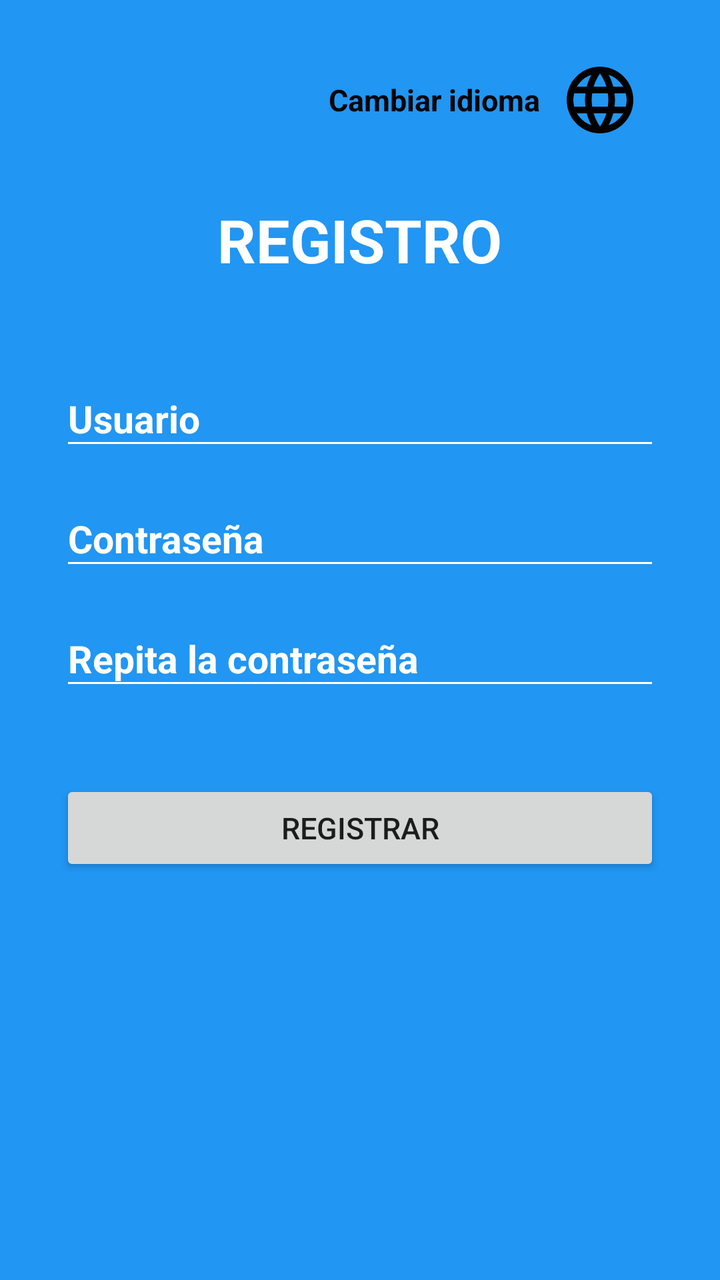
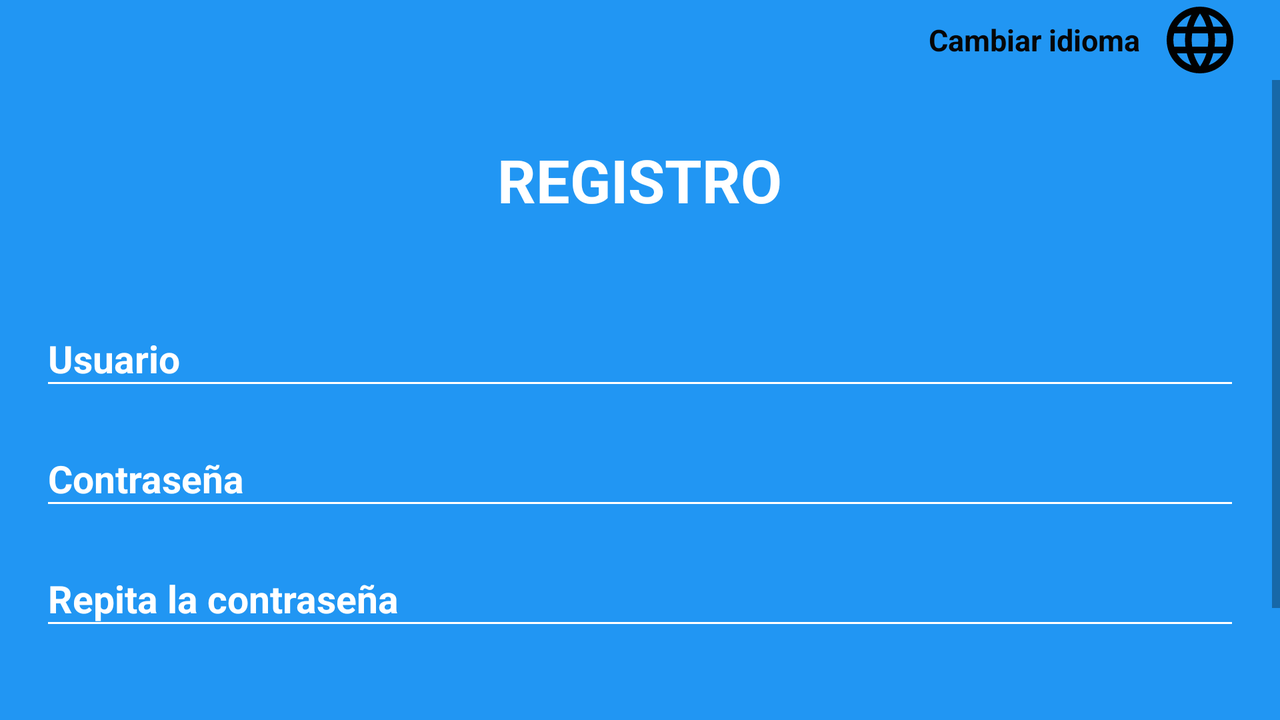

First picture: res/layout/ on a phone held upright. Second picture: the repository's own variant of that layout, on a device whose configuration matches the variant's folder. Source for both follows.
<!-- AndroidManifest.xml: application theme Theme.AppCompat.Light.NoActionBar -->
<!-- res/layout/activity_registro.xml -->
<?xml version="1.0" encoding="utf-8"?>
<LinearLayout xmlns:android="http://schemas.android.com/apk/res/android"
    xmlns:app="http://schemas.android.com/apk/res-auto"
    xmlns:tools="http://schemas.android.com/tools"
    android:layout_width="match_parent"
    android:layout_height="match_parent"
    tools:context=".views.Registro"
    android:orientation="vertical"
    android:background="@color/colorPrimary"
    android:padding="30dp">

    <LinearLayout
        android:layout_width="wrap_content"
        android:layout_height="wrap_content"
        android:layout_gravity="top|end"
        android:orientation="horizontal"
        android:paddingEnd="10dp">

        <TextView
            android:layout_width="wrap_content"
            android:layout_height="wrap_content"
            android:text="@string/cambiarIdioma_iniciarSesion"
            android:textColor="@color/negro"
            android:textSize="15sp"
            android:textStyle="bold"
            android:paddingRight="10dp"
            android:layout_gravity="center"/>

        <ImageView
            android:layout_width="wrap_content"
            android:layout_height="wrap_content"
            android:src="@drawable/ic_idioma_iniciarsesion"
            android:onClick="cambiarIdiomaAjustes"/>
    </LinearLayout>

    <RelativeLayout
        android:layout_width="match_parent"
        android:layout_height="100dp"
        android:layout_gravity="center"
        android:gravity="center">
        <TextView
            android:layout_width="wrap_content"
            android:layout_height="wrap_content"
            android:theme="@style/tituloRegistro"
            android:layout_gravity="center"
            android:text="@string/registro_titulo"
            android:textStyle="bold"/>
    </RelativeLayout>


    

    <com.google.android.material.textfield.TextInputLayout
        android:layout_width="match_parent"
        android:layout_height="wrap_content"
        app:hintTextAppearance="@style/editTextBlancoRegistro"
        android:theme="@style/editTextBlancoRegistro">
        <com.google.android.material.textfield.TextInputEditText
            android:layout_width="match_parent"
            android:layout_height="wrap_content"
            android:id="@+id/registroUsername"
            android:hint="@string/hint_usuario"
            android:textStyle="bold"
            android:textColor="@color/textIcons"/>
    </com.google.android.material.textfield.TextInputLayout>

    

    <com.google.android.material.textfield.TextInputLayout
        android:layout_width="match_parent"
        android:layout_height="wrap_content"
        app:hintTextAppearance="@style/editTextBlancoRegistro"
        android:theme="@style/editTextBlancoRegistro">
        <com.google.android.material.textfield.TextInputEditText
            android:layout_width="match_parent"
            android:layout_height="wrap_content"
            android:id="@+id/registroContrasena"
            android:hint="@string/hint_contrasena"
            android:textStyle="bold"
            android:textColor="@color/textIcons"
            android:inputType="textPassword"/>
    </com.google.android.material.textfield.TextInputLayout>

    <com.google.android.material.textfield.TextInputLayout
        android:layout_width="match_parent"
        android:layout_height="wrap_content"
        app:hintTextAppearance="@style/editTextBlancoRegistro"
        android:theme="@style/editTextBlancoRegistro"
        android:textStyle="bold"
        android:textColor="@color/textIcons">
        <com.google.android.material.textfield.TextInputEditText
            android:layout_width="match_parent"
            android:layout_height="wrap_content"
            android:id="@+id/registroContrasenaRepetida"
            android:hint="@string/hint_contrasenaRepetir"
            android:textStyle="bold"
            android:textColor="@color/textIcons"
            android:inputType="textPassword"/>
    </com.google.android.material.textfield.TextInputLayout>

    <Space
        android:layout_width="wrap_content"
        android:layout_height="40dp"/>

    <Button
        android:layout_width="match_parent"
        android:layout_height="wrap_content"
        android:id="@+id/registro_boton"
        android:theme="@style/registro_boton"
        android:onClick="registrarUsuario"/>


</LinearLayout>
<!-- resources referenced by this layout -->
<resources>
  <color name="colorPrimary">#2196F3</color>
  <color name="negro">#060606</color>
  <color name="textIcons">#FFFFFF</color>
  <!-- drawable ic_idioma_iniciarsesion (drawable) -->
  <vector android:height="40dp" android:tint="#010101"
      android:viewportHeight="24.0" android:viewportWidth="24.0"
      android:width="40dp" xmlns:android="http://schemas.android.com/apk/res/android">
      <path android:fillColor="#FF000000" android:pathData="M11.99,2C6.47,2 2,6.48 2,12s4.47,10 9.99,10C17.52,22 22,17.52 22,12S17.52,2 11.99,2zM18.92,8h-2.95c-0.32,-1.25 -0.78,-2.45 -1.38,-3.56 1.84,0.63 3.37,1.91 4.33,3.56zM12,4.04c0.83,1.2 1.48,2.53 1.91,3.96h-3.82c0.43,-1.43 1.08,-2.76 1.91,-3.96zM4.26,14C4.1,13.36 4,12.69 4,12s0.1,-1.36 0.26,-2h3.38c-0.08,0.66 -0.14,1.32 -0.14,2 0,0.68 0.06,1.34 0.14,2L4.26,14zM5.08,16h2.95c0.32,1.25 0.78,2.45 1.38,3.56 -1.84,-0.63 -3.37,-1.9 -4.33,-3.56zM8.03,8L5.08,8c0.96,-1.66 2.49,-2.93 4.33,-3.56C8.81,5.55 8.35,6.75 8.03,8zM12,19.96c-0.83,-1.2 -1.48,-2.53 -1.91,-3.96h3.82c-0.43,1.43 -1.08,2.76 -1.91,3.96zM14.34,14L9.66,14c-0.09,-0.66 -0.16,-1.32 -0.16,-2 0,-0.68 0.07,-1.35 0.16,-2h4.68c0.09,0.65 0.16,1.32 0.16,2 0,0.68 -0.07,1.34 -0.16,2zM14.59,19.56c0.6,-1.11 1.06,-2.31 1.38,-3.56h2.95c-0.96,1.65 -2.49,2.93 -4.33,3.56zM16.36,14c0.08,-0.66 0.14,-1.32 0.14,-2 0,-0.68 -0.06,-1.34 -0.14,-2h3.38c0.16,0.64 0.26,1.31 0.26,2s-0.1,1.36 -0.26,2h-3.38z"/>
  </vector>
  <string name="cambiarIdioma_iniciarSesion">Cambiar idioma</string>
  <string name="hint_contrasena">Contraseña</string>
  <string name="hint_contrasenaRepetir">Repita la contraseña</string>
  <string name="hint_usuario">Usuario</string>
  <string name="registro_titulo">REGISTRO</string>
  <style name="editTextBlancoRegistro" parent="Theme.AppCompat.Light">
          <item name="android:textColor">@color/textIcons</item>
          <item name="android:textColorHint">@color/textIcons</item>
          <item name="android:colorPrimary">@color/textIcons</item>
          <item name="android:colorAccent">@color/textIcons</item>
          <item name="android:colorControlNormal">@color/textIcons</item>
          <item name="android:colorControlActivated">@color/colorAccent</item>
          <item name="android:textSize">@dimen/registroEditText</item>
         <item name="android:layout_marginTop">@dimen/layoutMarginTop10</item>
      </style>
  <style name="registro_boton" parent="Theme.AppCompat.Light">
          <item name="android:text">@string/registro_botonRegistro</item>
          <item name="android:textSize">@dimen/registroBoton</item>
          <item name="android:layout_gravity">center</item>
          <item name="android:colorControlNormal">@color/textIcons</item>
          <item name="android:colorControlActivated">@color/colorAccent</item>
          <item name="android:paddingStart">@dimen/padding20dp</item>
          <item name="android:paddingEnd">@dimen/padding20dp</item>
      </style>
  <style name="tituloRegistro" parent="Theme.AppCompat.Light">
          <item name="android:textColor">@color/textIcons</item>
          <item name="android:textSize">@dimen/registroTitulo</item>
      </style>
  <color name="colorAccent">#fc0e4f</color>
  <dimen name="registroEditText">19sp</dimen>
  <dimen name="layoutMarginTop10">10dp</dimen>
  <string name="registro_botonRegistro">Registrar</string>
  <dimen name="registroBoton">15sp</dimen>
  <dimen name="padding20dp">20dp</dimen>
  <dimen name="registroTitulo">30sp</dimen>
</resources>
<!-- res/layout-land/activity_registro.xml (the repository's variant of the layout above) -->
<!-- drawn on the phone turned sideways -->
<?xml version="1.0" encoding="utf-8"?>
<LinearLayout xmlns:android="http://schemas.android.com/apk/res/android"
    xmlns:app="http://schemas.android.com/apk/res-auto"
    android:orientation="vertical"
    android:layout_width="match_parent"
    android:layout_height="match_parent"
    android:background="@color/colorPrimary">


    <LinearLayout
        android:layout_width="wrap_content"
        android:layout_height="wrap_content"
        android:layout_gravity="top|end"
        android:orientation="horizontal"
        android:paddingEnd="20dp">

        <TextView
            android:layout_width="wrap_content"
            android:layout_height="wrap_content"
            android:text="@string/cambiarIdioma_iniciarSesion"
            android:textColor="@color/negro"
            android:textSize="15sp"
            android:textStyle="bold"
            android:paddingRight="10dp"
            android:layout_gravity="center"/>

        <ImageView
            android:layout_width="wrap_content"
            android:layout_height="wrap_content"
            android:src="@drawable/ic_idioma_iniciarsesion"
            android:onClick="cambiarIdiomaAjustes"/>
    </LinearLayout>

    <ScrollView
        android:layout_width="match_parent"
        android:layout_height="match_parent">

        <LinearLayout
            android:layout_width="match_parent"
            android:layout_height="match_parent"
            android:orientation="vertical">

            <RelativeLayout
                android:layout_width="match_parent"
                android:layout_height="100dp"
                android:layout_gravity="center"
                android:gravity="center">
                <TextView
                    android:layout_width="wrap_content"
                    android:layout_height="wrap_content"
                    android:theme="@style/tituloRegistro"
                    android:layout_gravity="center"
                    android:text="@string/registro_titulo"
                    android:textStyle="bold"/>
            </RelativeLayout>

            

            <com.google.android.material.textfield.TextInputLayout
                android:layout_width="match_parent"
                android:layout_height="wrap_content"
                app:hintTextAppearance="@style/editTextBlancoRegistro"
                android:theme="@style/editTextBlancoRegistro"
                android:paddingStart="@dimen/padding20dp"
                android:paddingEnd="@dimen/padding20dp">

                <com.google.android.material.textfield.TextInputEditText
                    android:layout_width="match_parent"
                    android:layout_height="wrap_content"
                    android:id="@+id/registroUsername"
                    android:hint="@string/hint_usuario"
                    android:textStyle="bold"
                    android:textColor="@color/textIcons"/>
            </com.google.android.material.textfield.TextInputLayout>

            

            <com.google.android.material.textfield.TextInputLayout
                android:layout_width="match_parent"
                android:layout_height="wrap_content"
                app:hintTextAppearance="@style/editTextBlancoRegistro"
                android:theme="@style/editTextBlancoRegistro"
                android:paddingStart="@dimen/padding20dp"
                android:paddingEnd="@dimen/padding20dp">
                <com.google.android.material.textfield.TextInputEditText
                    android:layout_width="match_parent"
                    android:layout_height="wrap_content"
                    android:id="@+id/registroContrasena"
                    android:hint="@string/hint_contrasena"
                    android:textStyle="bold"
                    android:textColor="@color/textIcons"
                    android:inputType="textPassword"/>
            </com.google.android.material.textfield.TextInputLayout>

            <com.google.android.material.textfield.TextInputLayout
                android:layout_width="match_parent"
                android:layout_height="wrap_content"
                app:hintTextAppearance="@style/editTextBlancoRegistro"
                android:theme="@style/editTextBlancoRegistro"
                android:textStyle="bold"
                android:textColor="@color/textIcons"
                android:paddingStart="@dimen/padding20dp"
                android:paddingEnd="@dimen/padding20dp">
                <com.google.android.material.textfield.TextInputEditText
                    android:layout_width="match_parent"
                    android:layout_height="wrap_content"
                    android:id="@+id/registroContrasenaRepetida"
                    android:hint="@string/hint_contrasenaRepetir"
                    android:textStyle="bold"
                    android:textColor="@color/textIcons"
                    android:inputType="textPassword"/>
            </com.google.android.material.textfield.TextInputLayout>

            <Space
                android:layout_width="wrap_content"
                android:layout_height="40dp"/>

            <Button
                android:layout_width="match_parent"
                android:layout_height="wrap_content"
                android:id="@+id/registro_boton"
                android:theme="@style/registro_boton"
                android:layout_marginStart="@dimen/padding20dp"
                android:layout_marginEnd="@dimen/padding20dp"
                android:onClick="registrarUsuario"/>

            <Space
                android:layout_width="wrap_content"
                android:layout_height="20dp"/>
        </LinearLayout>
    </ScrollView>




</LinearLayout>
<!-- resources referenced by the variant -->
<!-- as the phone turned sideways resolves them -->
<resources>
  <color name="colorPrimary">#2196F3</color>
  <color name="negro">#060606</color>
  <color name="textIcons">#FFFFFF</color>
  <dimen name="padding20dp">20dp</dimen>
  <!-- drawable ic_idioma_iniciarsesion (drawable) -->
  <vector android:height="40dp" android:tint="#010101"
      android:viewportHeight="24.0" android:viewportWidth="24.0"
      android:width="40dp" xmlns:android="http://schemas.android.com/apk/res/android">
      <path android:fillColor="#FF000000" android:pathData="M11.99,2C6.47,2 2,6.48 2,12s4.47,10 9.99,10C17.52,22 22,17.52 22,12S17.52,2 11.99,2zM18.92,8h-2.95c-0.32,-1.25 -0.78,-2.45 -1.38,-3.56 1.84,0.63 3.37,1.91 4.33,3.56zM12,4.04c0.83,1.2 1.48,2.53 1.91,3.96h-3.82c0.43,-1.43 1.08,-2.76 1.91,-3.96zM4.26,14C4.1,13.36 4,12.69 4,12s0.1,-1.36 0.26,-2h3.38c-0.08,0.66 -0.14,1.32 -0.14,2 0,0.68 0.06,1.34 0.14,2L4.26,14zM5.08,16h2.95c0.32,1.25 0.78,2.45 1.38,3.56 -1.84,-0.63 -3.37,-1.9 -4.33,-3.56zM8.03,8L5.08,8c0.96,-1.66 2.49,-2.93 4.33,-3.56C8.81,5.55 8.35,6.75 8.03,8zM12,19.96c-0.83,-1.2 -1.48,-2.53 -1.91,-3.96h3.82c-0.43,1.43 -1.08,2.76 -1.91,3.96zM14.34,14L9.66,14c-0.09,-0.66 -0.16,-1.32 -0.16,-2 0,-0.68 0.07,-1.35 0.16,-2h4.68c0.09,0.65 0.16,1.32 0.16,2 0,0.68 -0.07,1.34 -0.16,2zM14.59,19.56c0.6,-1.11 1.06,-2.31 1.38,-3.56h2.95c-0.96,1.65 -2.49,2.93 -4.33,3.56zM16.36,14c0.08,-0.66 0.14,-1.32 0.14,-2 0,-0.68 -0.06,-1.34 -0.14,-2h3.38c0.16,0.64 0.26,1.31 0.26,2s-0.1,1.36 -0.26,2h-3.38z"/>
  </vector>
  <string name="cambiarIdioma_iniciarSesion">Cambiar idioma</string>
  <string name="hint_contrasena">Contraseña</string>
  <string name="hint_contrasenaRepetir">Repita la contraseña</string>
  <string name="hint_usuario">Usuario</string>
  <string name="registro_titulo">REGISTRO</string>
  <style name="editTextBlancoRegistro" parent="Theme.AppCompat.Light">
          <item name="android:textColor">@color/textIcons</item>
          <item name="android:textColorHint">@color/textIcons</item>
          <item name="android:colorPrimary">@color/textIcons</item>
          <item name="android:colorAccent">@color/textIcons</item>
          <item name="android:colorControlNormal">@color/textIcons</item>
          <item name="android:colorControlActivated">@color/colorAccent</item>
          <item name="android:textSize">@dimen/registroEditText</item>
         <item name="android:layout_marginTop">@dimen/layoutMarginTop10</item>
      </style>
  <style name="registro_boton" parent="Theme.AppCompat.Light">
          <item name="android:text">@string/registro_botonRegistro</item>
          <item name="android:textSize">@dimen/registroBoton</item>
          <item name="android:layout_gravity">center</item>
          <item name="android:colorControlNormal">@color/textIcons</item>
          <item name="android:colorControlActivated">@color/colorAccent</item>
          <item name="android:paddingStart">@dimen/padding20dp</item>
          <item name="android:paddingEnd">@dimen/padding20dp</item>
      </style>
  <style name="tituloRegistro" parent="Theme.AppCompat.Light">
          <item name="android:textColor">@color/textIcons</item>
          <item name="android:textSize">@dimen/registroTitulo</item>
      </style>
  <color name="colorAccent">#fc0e4f</color>
  <dimen name="registroEditText">19sp</dimen>
  <dimen name="layoutMarginTop10">10dp</dimen>
  <string name="registro_botonRegistro">Registrar</string>
  <dimen name="registroBoton">15sp</dimen>
  <dimen name="registroTitulo">30sp</dimen>
</resources>
